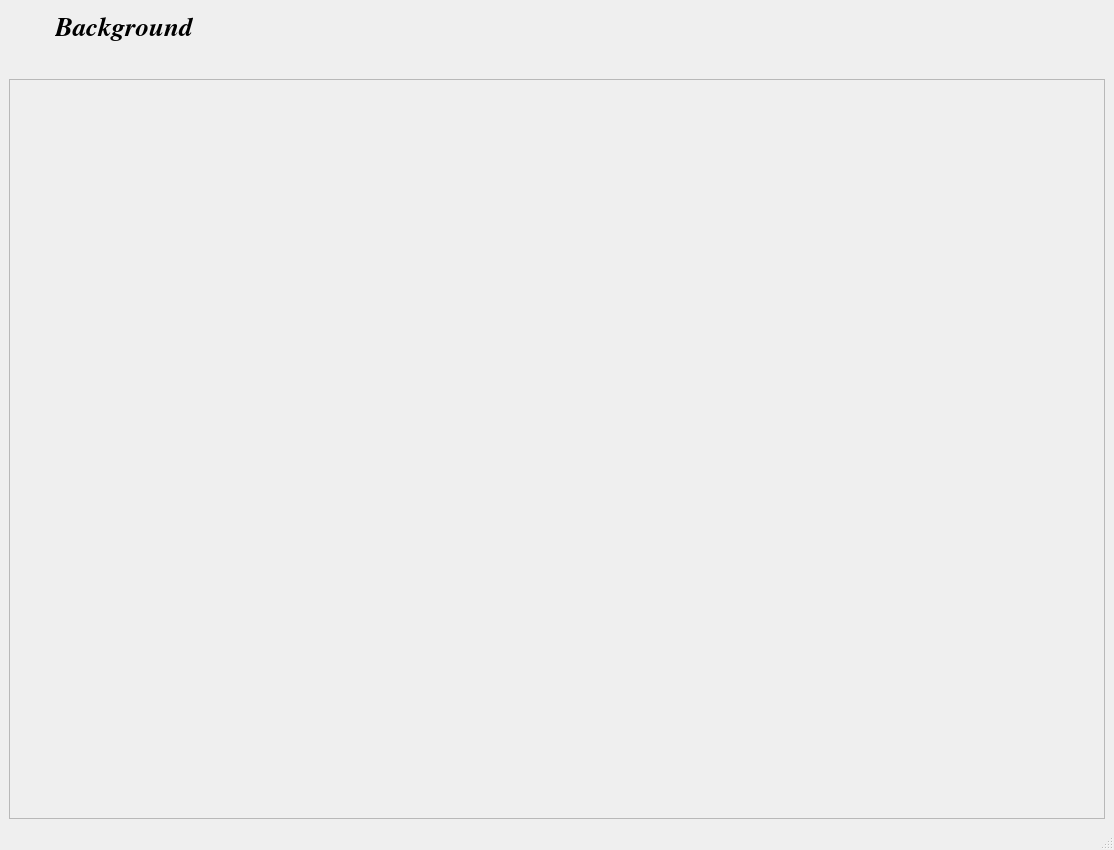
<?xml version="1.0" encoding="UTF-8"?>
<ui version="4.0">
 <class>background</class>
 <widget class="QMainWindow" name="background">
  <property name="geometry">
   <rect>
    <x>0</x>
    <y>0</y>
    <width>1114</width>
    <height>850</height>
   </rect>
  </property>
  <property name="minimumSize">
   <size>
    <width>1111</width>
    <height>850</height>
   </size>
  </property>
  <property name="maximumSize">
   <size>
    <width>1602</width>
    <height>850</height>
   </size>
  </property>
  <property name="windowTitle">
   <string>MainWindow</string>
  </property>
  <property name="styleSheet">
   <string notr="true">background:rgba(248, 253, 255, 206);
color:rgb(1, 31, 54);\n</string>
  </property>
  <widget class="QWidget" name="centralwidget">
   <layout class="QVBoxLayout" name="verticalLayout">
    <item>
     <layout class="QHBoxLayout" name="horizontalLayout_4">
      <item>
       <widget class="QPushButton" name="back_pushButton">
        <property name="cursor">
         <cursorShape>PointingHandCursor</cursorShape>
        </property>
        <property name="styleSheet">
         <string notr="true"/>
        </property>
        <property name="text">
         <string/>
        </property>
        <property name="icon">
         <iconset resource="../resources/resources.qrc">
          <normaloff>:/images/back.png</normaloff>:/images/back.png</iconset>
        </property>
        <property name="iconSize">
         <size>
          <width>28</width>
          <height>28</height>
         </size>
        </property>
        <property name="flat">
         <bool>true</bool>
        </property>
       </widget>
      </item>
      <item>
       <widget class="QLabel" name="label_4">
        <property name="font">
         <font>
          <family>Nimbus Roman</family>
          <pointsize>20</pointsize>
          <weight>75</weight>
          <italic>true</italic>
          <bold>true</bold>
         </font>
        </property>
        <property name="text">
         <string>Background</string>
        </property>
        <property name="textFormat">
         <enum>Qt::AutoText</enum>
        </property>
       </widget>
      </item>
      <item>
       <spacer name="horizontalSpacer_3">
        <property name="orientation">
         <enum>Qt::Horizontal</enum>
        </property>
        <property name="sizeHint" stdset="0">
         <size>
          <width>40</width>
          <height>20</height>
         </size>
        </property>
       </spacer>
      </item>
     </layout>
    </item>
    <item>
     <layout class="QHBoxLayout" name="horizontalLayout">
      <item>
       <spacer name="horizontalSpacer">
        <property name="orientation">
         <enum>Qt::Horizontal</enum>
        </property>
        <property name="sizeHint" stdset="0">
         <size>
          <width>40</width>
          <height>20</height>
         </size>
        </property>
       </spacer>
      </item>
      <item>
       <widget class="QPushButton" name="add_pushButton">
        <property name="cursor">
         <cursorShape>PointingHandCursor</cursorShape>
        </property>
        <property name="styleSheet">
         <string notr="true">QPushButton:hover
{
	border:1px solid grey;
	border-radius:5px;
	background:rgba(214, 239, 255, 231);
}</string>
        </property>
        <property name="text">
         <string/>
        </property>
        <property name="icon">
         <iconset resource="../resources/resources.qrc">
          <normaloff>:/images/plus.png</normaloff>:/images/plus.png</iconset>
        </property>
        <property name="iconSize">
         <size>
          <width>35</width>
          <height>35</height>
         </size>
        </property>
        <property name="flat">
         <bool>true</bool>
        </property>
       </widget>
      </item>
     </layout>
    </item>
    <item>
     <widget class="QScrollArea" name="scrollArea">
      <property name="widgetResizable">
       <bool>true</bool>
      </property>
      <widget class="QWidget" name="scrollAreaWidgetContents">
       <property name="geometry">
        <rect>
         <x>0</x>
         <y>0</y>
         <width>1094</width>
         <height>693</height>
        </rect>
       </property>
      </widget>
     </widget>
    </item>
   </layout>
  </widget>
  <widget class="QMenuBar" name="menubar">
   <property name="geometry">
    <rect>
     <x>0</x>
     <y>0</y>
     <width>1114</width>
     <height>22</height>
    </rect>
   </property>
  </widget>
  <widget class="QStatusBar" name="statusbar"/>
 </widget>
 <resources>
  <include location="../resources/resources.qrc"/>
  <include location="../resources/resources.qrc"/>
  <include location="../resources/resources.qrc"/>
 </resources>
 <connections/>
</ui>
